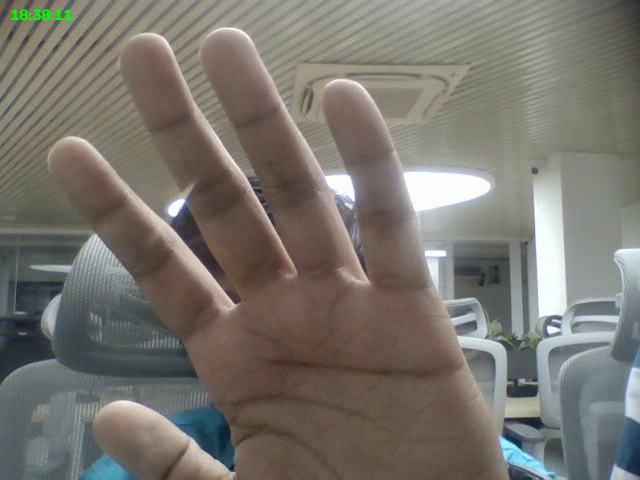
#> input picture frame 8 of fol/day2vid1.mp4, 640 x 480 px, given in place of vtest.avi, which was not available
$ jupyter execute --allow-errors Assign_sol.ipynb   (text cells are left out)
#> lines starting #> are read from the running program, lines starting #| are printed output that depends on the picture; after the words box and inside, x2 and y2 are one past the last pixel; in counts of white or black regions, pixels touching at a corner belong together; pictures that were not available may be replaced by others from this repository, and a replacement may not be noted
[cell 1]
# Importing the libraries
import cv2
import matplotlib.pyplot as plt


# Loading the fruits image
fruits_img = cv2.imread('..\\input\\fruits.jpg')


#> (the rest of this cell did not finish here and is left out)

[cell 2]
def resize_And_watermark(img):
    """
        Function_name = resize_And_watermark
        parameters:
            img  = image source
        returns:
            None

        What function does:
            1. Resizes the original image with a fixed width and automatically adjusting the height shown below
            2. Croping a square from the image of size 200x200
            3. Adding a Text to one corner of the image
            results are shown
    """


    fruits_img_c = img.copy()
    new_width = 300
    ratio = new_width/fruits_img_c.shape[1]

    # 1.
    fruits_img_c = cv2.resize(fruits_img_c,(0,0),fx =ratio ,fy=ratio)
    cv2.imshow("Fruits resized",fruits_img_c)
    print("Resized image shape:",fruits_img_c.shape)

    # 2.
    fruits_img_co = img.copy()
    h,w = fruits_img_co.shape[:2]
    center_cordinates = h//2,w//2

    cv2.imshow("original",fruits_img_co)
    crop = fruits_img_co[center_cordinates[0]:center_cordinates[0]+200,center_cordinates[1]:center_cordinates[1]+200]
    cv2.imshow("Center croped image",crop)
    print("Shape of Croped image:",crop.shape)

    # 3.
    cv2.putText(
        fruits_img_co,
        'SAMPLE',
        (10,30),
        cv2.FONT_HERSHEY_SIMPLEX,
        1,
        (254,100,200),
        1
    )
    cv2.imshow("SAMPLE IMAGE",fruits_img_co)
    os.makedirs('..\\output\\q_2',exist_ok=True)
    cv2.imwrite('..\\output\\q_2\\q_2_a.jpg',fruits_img_c)
    cv2.imwrite('..\\output\\q_2\\q_2_b.jpg',crop)
    cv2.imwrite('..\\output\\q_2\\q_2_c.jpg',fruits_img_co)
    cv2.waitKey(0)
    cv2.destroyAllWindows()


fruit_img = cv2.imread(r'..\fol\fruits.jpg')
#> (the rest of this cell did not finish here and is left out)

[cell 3]
import os

def video_info(path):
    """
        Function_name : video_info
        Parameters:
            path: path of the video file
        returns:
            dic : A dictionary containing the video Information
    """


    cap = cv2.VideoCapture(path)
    if not cap.isOpened(): raise IOError(path)
    dic = {
                'FPS': cap.get(cv2.CAP_PROP_FPS),
                'Frame Count' : cap.get(cv2.CAP_PROP_FRAME_COUNT),
                'Width' : cap.get(cv2.CAP_PROP_FRAME_WIDTH),
                'Height': cap.get(cv2.CAP_PROP_FRAME_HEIGHT),
                'Duration': cap.get(cv2.CAP_PROP_FRAME_COUNT)/cap.get(cv2.CAP_PROP_FPS)
        }
    return dic


info = video_info(r'..\input\vtest.avi')
print(info)


# 1.
cap = cv2.VideoCapture(r'..\input\vtest.avi')
cap.set(cv2.CAP_PROP_POS_MSEC, 10* 1000)
ret,frame = cap.read()
cv2.imshow("frame at 10s",frame)
if os.path.exists(r'..\output'):
    cv2.imwrite('..\\output\\q_3.png',frame)
else:
    os.mkdir(r"..\output")
    cv2.imwrite('..\\output\\q_3.png',frame)
print(f"Frame idx of 10s using the fps: {cap.get(cv2.CAP_PROP_FPS)*10}")
cv2.waitKey(0)
cv2.destroyAllWindows()

idx = int(cap.get(cv2.CAP_PROP_POS_FRAMES))
print("The index of next frame after 10s frame->",idx)


# 2.
cap = cv2.VideoCapture(r'..\input\vtest.avi')

if not cap.isOpened(): raise IOError('..\\input\\vtest.avi')
frame_count=0
try:
    print("Wait till the count is Finished.")
    while True:
        ret, frame = cap.read()
#> frame is the input picture: shape (480, 640, 3); mean B, G, R 109.7, 116.7, 120.6
        if not ret: break
        frame_count+=1
        if cv2.waitKey(1) == ord('q'): break
#> (key q is pressed here)
finally:
    cap.release()
    cv2.destroyAllWindows()
print("Frame count by loop->",frame_count)

[cell 4]
import numpy as np

candy= cv2.imread(r'..\input\smarties.png')

# Creating the copy of the image
#> (the rest of this cell did not finish here and is left out)

[cell 5]
import cv2

img = cv2.imread(r"..\input\stuff.jpg")
#> (the rest of this cell did not finish here and is left out)

[cell 6]
cv2.destroyAllWindows()

[cell 7]
planets = cv2.imread(r'..\input\planets.png')
#> (the rest of this cell did not finish here and is left out)

[cell 8]
import time

cap = cv2.VideoCapture(0)
fps    = cap.get(cv2.CAP_PROP_FPS) or 30
W, H   = int(cap.get(cv2.CAP_PROP_FRAME_WIDTH)), int(cap.get(cv2.CAP_PROP_FRAME_HEIGHT))
out = cv2.VideoWriter('..\\output\\q_7.mp4',cv2.VideoWriter_fourcc(*"mp4v"),fps,(W,H))
if not cap.isOpened():
    raise ValueError("Camera is not opened")

# 1. loaded the haarcascade
cas = cv2.CascadeClassifier( r"..\input\haarcascade_frontalface_default.xml")
if cas.empty(): raise IOError("cascade not loaded")
frame_count = 0
f_frame_cnt=0
w_frame_count=0
t0 = time.perf_counter()
cap_= True
start,end = 0,0
while True:
    ret,frame = cap.read()
    if not ret: break
    frame_count += 1
    w_frame_count+=1
    # converted the frame to grayscale
    grayed = cv2.cvtColor(frame,cv2.COLOR_BGR2GRAY)
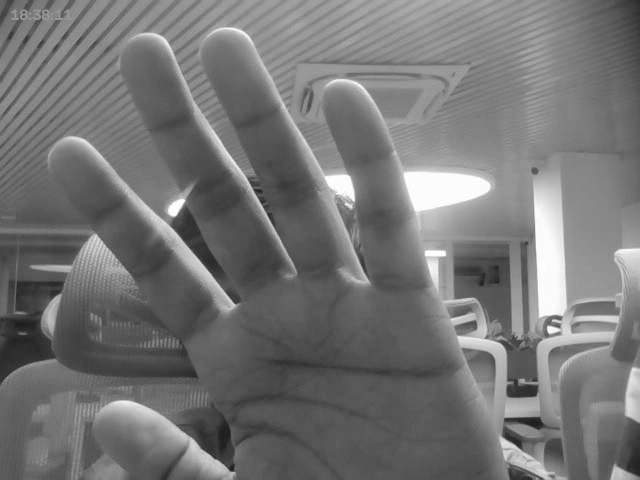
#> grayed: shape (480, 640); min 24, max 255, mean 117
    boxes= cas.detectMultiScale(grayed, scaleFactor=1.1, minNeighbors=5, minSize=(60, 60), maxSize=(0, 0))
#> boxes = ()

    loc = (0,0,0,0)

    maxx = 0
    for x,y,w,h in boxes:

        if w*h>maxx:
            maxx = w*h
            loc = x,y,w,h
#> this loop made 0 passes
#> after the loop, loc = (0, 0, 0, 0); maxx = 0


    if len(boxes):
        w_frame_count = 0
        if not cap_:
            end = time.perf_counter()-t0
            cap_ = True
            print(f"Warning : {start},{end}")
        f_frame_cnt+=1
        cv2.rectangle(
            frame,
            (loc[0],loc[1]),
            (loc[0]+loc[2],loc[1]+loc[3]),
            (0,255,0),
            2
        )

        cv2.putText(frame,
                    "Face ok",
                    (loc[0]-10,loc[1]-10),
                    cv2.FONT_HERSHEY_SIMPLEX,
                    1,
                    (0,255,0),
                    1)

    else:
        cv2.putText(frame,
                    "Face not found",
                    (10,30),
                    cv2.FONT_HERSHEY_SIMPLEX,
                    1,
                    (0,0,255),
                    1)
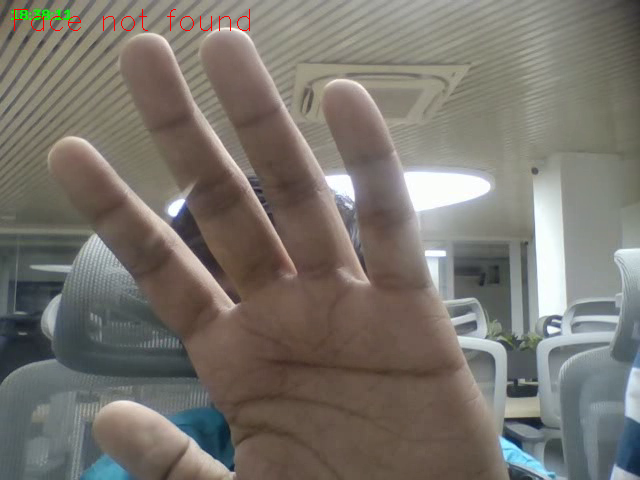
#> frame: shape (480, 640, 3); 0.15% of pixels changed, all inside (x1, y1, x2, y2) = (14, 9, 250, 31)
        if w_frame_count>=33:
            if cap_:
                start = time.perf_counter()-t0
                cap_ = False

            cv2.putText(frame,
                "WARNING",
                (400,30),
                cv2.FONT_HERSHEY_SIMPLEX,
                1,
                (0,0,255),
                1)
    cv2.imshow("frame",frame)
    out.write(frame)

    if cv2.waitKey(1)==ord('q'):
#> (key q is pressed here)
        break
cap.release()
out.release()
cv2.destroyAllWindows()
print("Total percentage of frames captured : ",f_frame_cnt/frame_count*100)

[cell 9]
import cv2
import numpy as np
cap = cv2.VideoCapture(r'..\input\fruit-and-vegetable-detection.mp4')
if not cap.isOpened():
    raise ValueError("Camera is not opened")

def classify_fruit(hsv_roi, mask):
    """Simple and corrected color classification."""
    h = hsv_roi[:, :, 0][mask > 0]
    s = hsv_roi[:, :, 1][mask > 0]
    v = hsv_roi[:, :, 2][mask > 0]

    if len(h) == 0:
        return "unknown", (255, 255, 255)

    h_med, s_med, v_med = np.median(h), np.median(s), np.median(v)

    if s_med < 40 or v_med < 40:
        return "dark", (128, 128, 128)

    # Corrected HSV ranges for OpenCV (0-180)
    if h_med < 10 or h_med > 170:
        return "red", (0, 0, 255)
    elif h_med < 22:
        return "orange", (0, 165, 255)
    elif h_med < 35:  # Fixed: was logically impossible before
        return "yellow", (0, 255, 255)
    elif h_med < 90:
        return "green", (0, 255, 0)
    else:
        return "blue", (255, 0, 0)

bg = cv2.createBackgroundSubtractorMOG2(history=300, varThreshold=16, detectShadows=False)

item_cnt=0
cpresent=False


frame_idx = 0
while True:
    ret, frame_o = cap.read()

    if not ret:
        break
    frame_idx += 1
    frame = frame_o.copy()
    top_strip = frame[0:400,0:300]
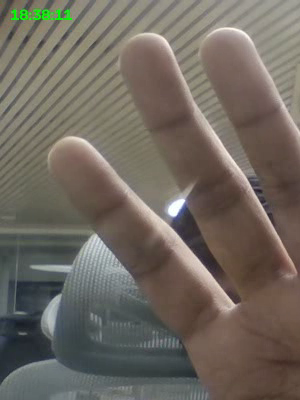
#> top_strip: shape (400, 300, 3); mean B, G, R 95.7, 104.4, 111.4
    hsv_roi = cv2.cvtColor(top_strip, cv2.COLOR_BGR2HSV)
#> hsv_roi: shape (400, 300, 3); mean H, S, V 35, 49.1, 114.5
    fg = bg.apply(top_strip)
#> fg: shape (400, 300); every value is 255
    _,mask = cv2.threshold(fg,200,255,cv2.THRESH_BINARY)
    fg = cv2.morphologyEx(mask, cv2.MORPH_OPEN, np.ones((5,5),np.uint8))
    # fg = cv2.morphologyEx(fg, cv2.MORPH_CLOSE, np.ones((5,5),np.uint8))
    contours,hier = cv2.findContours(fg,cv2.RETR_EXTERNAL,cv2.CHAIN_APPROX_SIMPLE)
#> contours = [[[0, 0], [0, 399], [299, 399], [299, 0]]]
    cnt_max = [cnt for cnt in contours if cv2.contourArea(cnt)>1800]
#> cnt_max = [[[0, 0], [0, 399], [299, 399], [299, 0]]]

    if cnt_max:
        if not cpresent:
            item_cnt+=1
            cpresent=True

        for cnt in contours:
            x,y,w,h = cv2.boundingRect(cnt)
            color_name, color_bgr = classify_fruit(hsv_roi, mask)
            cv2.rectangle(
                frame,
                (x,y),
                (x+w,y+h),
                color_bgr,
                1
            )
            cv2.putText(
                frame,
                color_name,
                (x,y-10),
                cv2.FONT_HERSHEY_SIMPLEX,
                1,
                color_bgr,
                2
            )
#> this loop made 1 pass
#> (cnt, x, y, w, h_med in classify_fruit, s_med in classify_fruit, v_med in classify_fruit) on pass 1: ([[0, 0], [0, 399], [299, 399], [299, 0]], 0, 0, 300, 20, 43, 109)
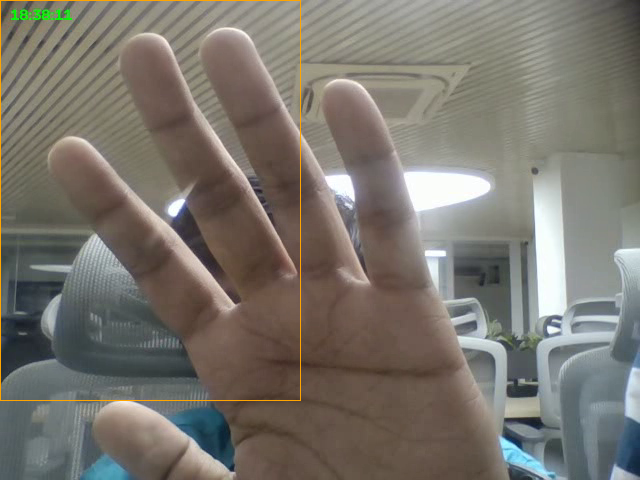
#> frame: shape (480, 640, 3); 0.46% of pixels changed, all inside (x1, y1, x2, y2) = (0, 0, 301, 401)

    else:
        cpresent=False
    cv2.putText(
        frame,
        f"Count: {item_cnt}",
        (10,30),
        cv2.FONT_HERSHEY_SIMPLEX,
        1,
        (255,255,255),
        1
    )
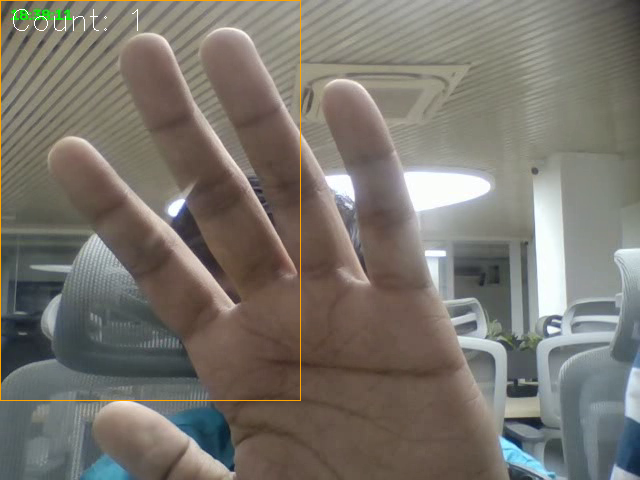
#> frame: shape (480, 640, 3); 0.07% of pixels changed, all inside (x1, y1, x2, y2) = (13, 9, 138, 31)
    cv2.imshow("croped",fg)
    cv2.imshow('frame',frame)
    if cv2.waitKey(1)==ord('q'): break
#> (key q is pressed here)
cap.release()
cv2.destroyAllWindows()

print("Total item cnt",item_cnt)

[cell 10]
import numpy as np
corrs = []
# [4 lines left out: function mouse_event, not called in this run]

def get_cors():
    cap = cv2.VideoCapture(r'..\input\worker-zone-detection.mp4')
    ret,frame = cap.read()
    cv2.imshow("selectROI",cv2.resize(frame,(0,0),fx=0.5,fy=0.5))
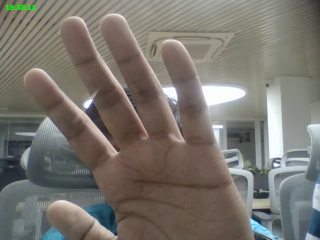
#> window 'selectROI': shape (240, 320, 3); mean B, G, R 109.8, 116.8, 120.8
    cv2.setMouseCallback("selectROI", mouse_event)
    cv2.waitKey(0)
    cv2.destroyWindow("selectROI")
    return corrs

zones = np.array(get_cors())

# Loading the model part
model_path = '..\input\yolov8n.onnx'
video_path = '..\input\worker-zone-detection.mp4'

#> (the rest of this cell did not finish here and is left out)

[cell 11]
import os
import csv
import cv2
import numpy as np

# --------------------------------------------------
# 1. SETTINGS
# --------------------------------------------------
video_path = r"..\input\worker-zone-detection.mp4"
model_path = r"..\input\yolov8n.onnx"

output_video = "worker_zone_output.mp4"
output_csv = "alerts.csv"

CONF_TH = 0.50
NMS_TH = 0.45
INPUT_SIZE = 640

# Performance settings
RESIZE_SCALE = 0.5       # 1920x1080 -> 960x540
FRAME_SKIP = 2           # Run YOLO every 2 frames (about 30 FPS)
N_CONSECUTIVE = 5        # Require 5 consecutive positive inferences

# --------------------------------------------------
# 2. OPEN VIDEO AND SELECT DANGER ZONE
# --------------------------------------------------
cap = cv2.VideoCapture(video_path)

if not cap.isOpened():
    raise RuntimeError(f"Cannot open video: {video_path}")

fps = cap.get(cv2.CAP_PROP_FPS)
#> fps = 20
if not fps or fps <= 0:
    fps = 60.0

orig_w = int(cap.get(cv2.CAP_PROP_FRAME_WIDTH))
#> orig_w = 640
orig_h = int(cap.get(cv2.CAP_PROP_FRAME_HEIGHT))
#> orig_h = 480
total_frames = int(cap.get(cv2.CAP_PROP_FRAME_COUNT))
#> total_frames = 87
#> (key q is pressed here)

ret, first_frame = cap.read()
if not ret:
    cap.release()
    raise RuntimeError("Cannot read the first frame.")

# The polygon is selected on a half-size preview.
preview = cv2.resize(
    first_frame, None,
    fx=RESIZE_SCALE, fy=RESIZE_SCALE
)

selected_points = []
display = preview.copy()


# [16 lines left out: function mouse_event, not called in this run]


cv2.namedWindow("Select danger zone")
cv2.setMouseCallback("Select danger zone", mouse_event)

print("Click at least 3 corners around the marked floor danger zone.")
print("Click corners in order around its boundary, then press ENTER.")
print("Press R to reset the selected points.")


# SELECT DANGER ZONE POLYGON OR RESET
#> (the rest of this cell did not finish here and is left out)

$ run again, starting later in the video
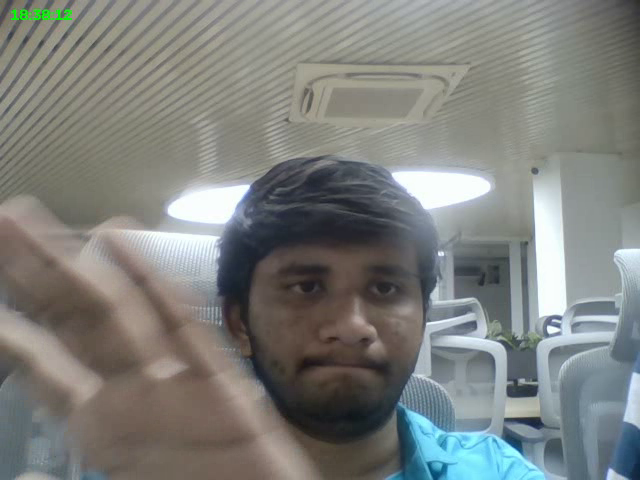
#> input picture frame 39 of fol/day2vid1.mp4, 640 x 480 px, given in place of vtest.avi, which was not available
#> frame is the input picture: shape (480, 640, 3); mean B, G, R 125, 128.2, 125.9
#> boxes = [[234, 211, 205, 205]]
#> the loop `for x,y,w,h in boxes: ` made 1 pass
#> (x, y, w, h, maxx) on pass 1: (234, 211, 205, 205, 42025)
#> after the loop `for x,y,w,h in boxes:`: maxx = 42025
#> `top_strip = frame[0:400,0:300]`:
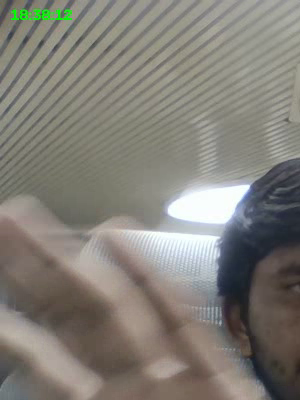
#> top_strip: shape (400, 300, 3); mean B, G, R 119.6, 127, 130.3
#> hsv_roi: shape (400, 300, 3); mean H, S, V 35.4, 32.6, 133.2
#> fg: shape (400, 300); every value is 255
#> contours = [[[0, 0], [0, 399], [299, 399], [299, 0]]]
#> the loop `for cnt in contours:` made 1 pass
#> (cnt, x, y, w, h_med in classify_fruit, s_med in classify_fruit, v_med in classify_fruit) on pass 1: ([[0, 0], [0, 399], [299, 399], [299, 0]], 0, 0, 300, 27, 27, 135)
#> in get_cors, `cv2.imshow("selectROI",cv2.resize(frame,(0,0),fx=0.5,fy=0.5))`:
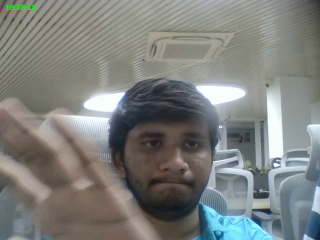
#> window 'selectROI': shape (240, 320, 3); mean B, G, R 125.1, 128.3, 126
#> fps = 20
#> orig_w = 640
#> orig_h = 480
#> total_frames = 87

$ run again, starting later in the video
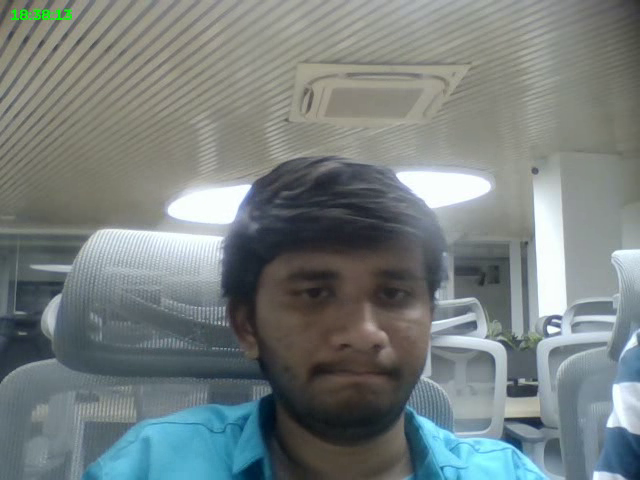
#> input picture frame 69 of fol/day2vid1.mp4, 640 x 480 px, given in place of vtest.avi, which was not available
#> frame is the input picture: shape (480, 640, 3); mean B, G, R 127.6, 127.8, 118.9
#> boxes = [[246, 215, 213, 213]]
#> the loop `for x,y,w,h in boxes: ` made 1 pass
#> (x, y, w, h, maxx) on pass 1: (246, 215, 213, 213, 45369)
#> after the loop `for x,y,w,h in boxes:`: maxx = 45369
#> `top_strip = frame[0:400,0:300]`:
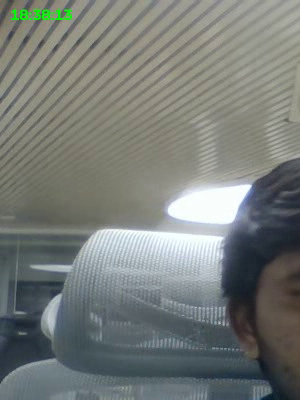
#> top_strip: shape (400, 300, 3); mean B, G, R 120.4, 124, 119.6
#> hsv_roi: shape (400, 300, 3); mean H, S, V 60.6, 33.5, 127.9
#> fg: shape (400, 300); every value is 255
#> contours = [[[0, 0], [0, 399], [299, 399], [299, 0]]]
#> the loop `for cnt in contours:` made 1 pass
#> (cnt, x, y, w, h_med in classify_fruit, s_med in classify_fruit, v_med in classify_fruit) on pass 1: ([[0, 0], [0, 399], [299, 399], [299, 0]], 0, 0, 300, 34, 27, 129)
#> in get_cors, `cv2.imshow("selectROI",cv2.resize(frame,(0,0),fx=0.5,fy=0.5))`:
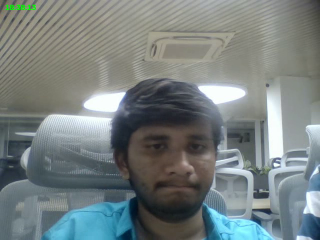
#> window 'selectROI': shape (240, 320, 3); mean B, G, R 127.8, 128, 119
#> fps = 20
#> orig_w = 640
#> orig_h = 480
#> total_frames = 87
